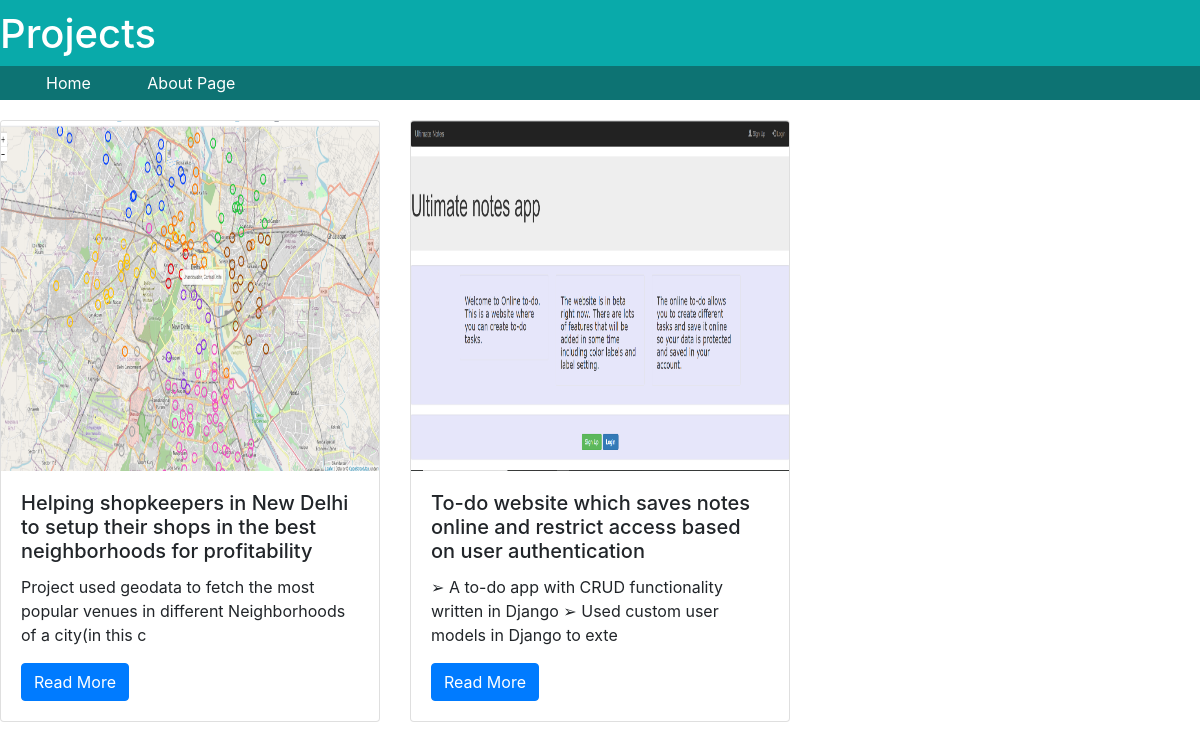
Before: / with the older database file.
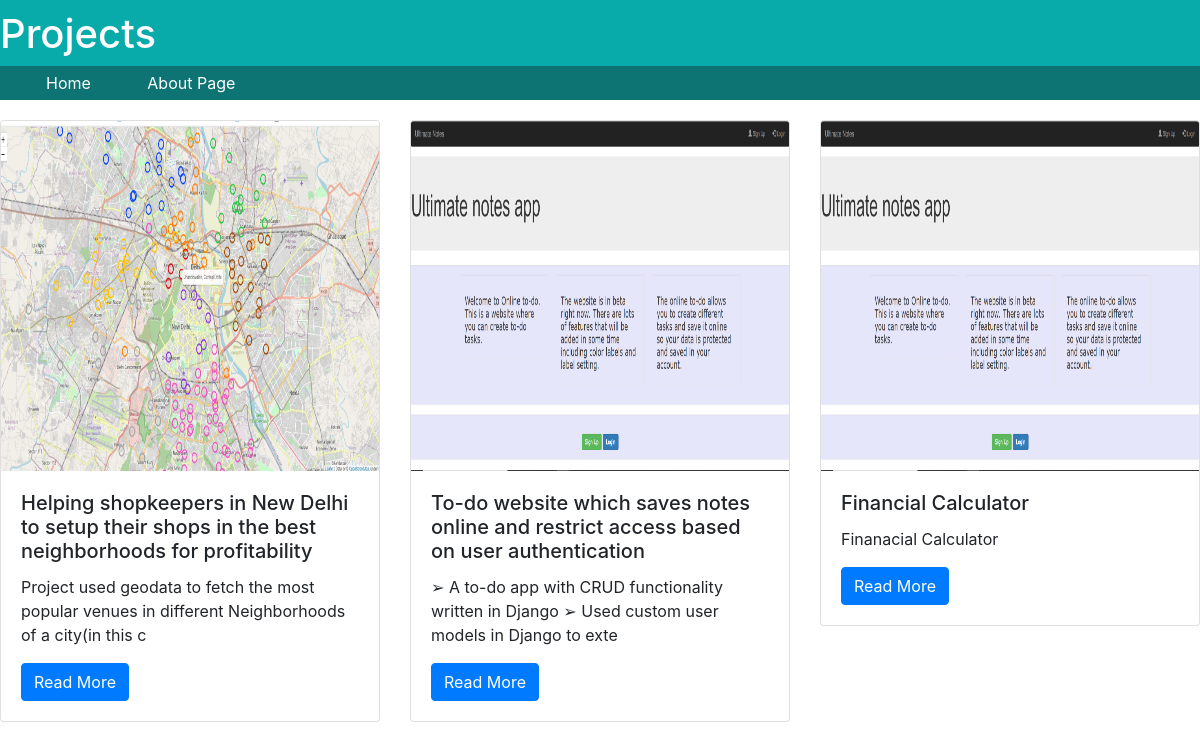
After: the same page with the newer database file.
### post/models.py (models this page shows, shortened)
class Project(models.Model):
	title = models.CharField(max_length = 200)
	description = models.TextField()
	technology = models.CharField(max_length = 250)
	image = models.ImageField(upload_to = 'images/')

### post/views.py (the view)
# urls.py: path('', views.index, name = 'index'),
def index(request):
	projects = Project.objects.all()
	context = {'projects': projects,
				}
	return render(request, 'post/index.html', context)

### post/templates/post/index.html (shortened to what this page needs)
{% extends 'base.html' %}
{% load static %}
{% block content %}
<div class = "row">
{% for project in projects %}
	<div class = "col-md-4">
		<div class = "card mb-2">
			<img class = "card-img-top" src = "{{ project.image.url }}" width="350px" height="350px">
			<div class = "card-body">
				<h5 class = "card-title">{{ project.title }}</h5>
				<p class = "card-text">{{ project.description|slice:":100" }}</p>
				<a href = "{% url 'project_detail' project.pk %}" class = "btn btn-primary">Read More</a>
			</div>
		</div>
	</div>
	{% endfor %}
</div>
{% endblock content %}

Changed rows visible on the page:
added Project: image (picture), title "Financial Calculator", description "Finanacial Calculator"
